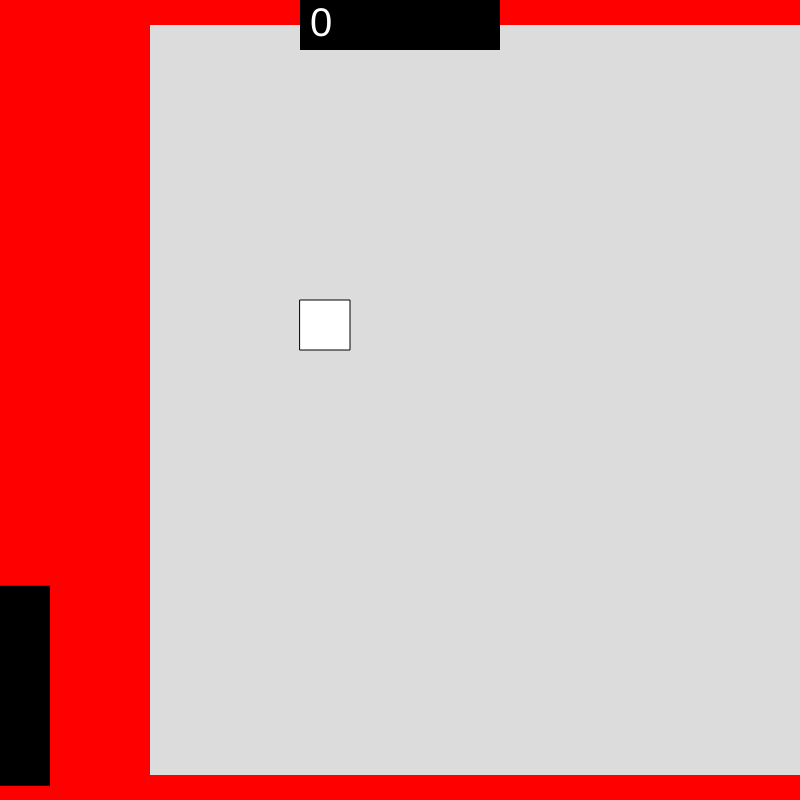
Frame 1 (no input)
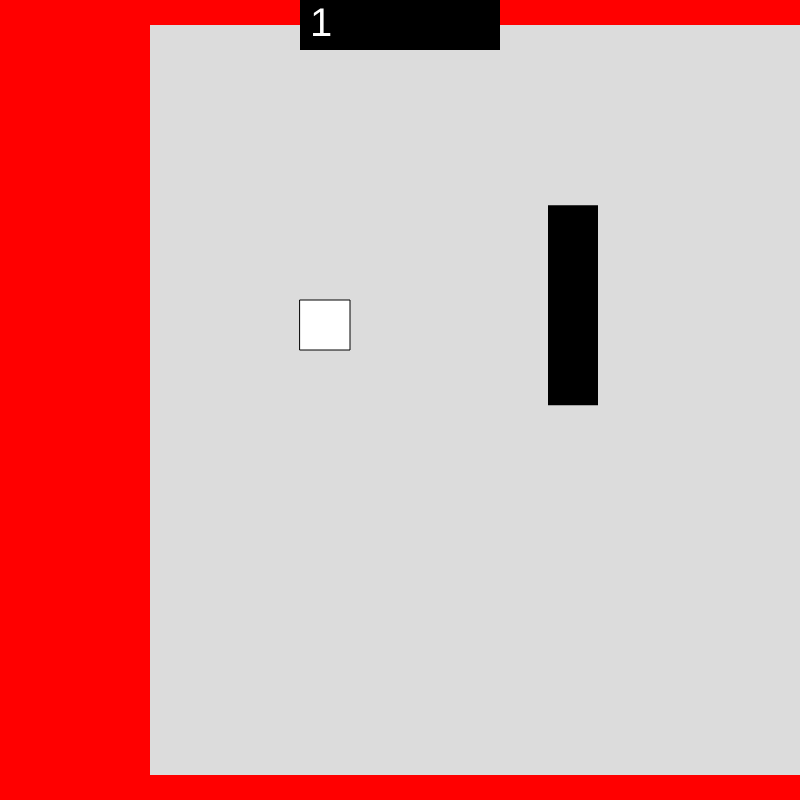
Frame 60 (no input)
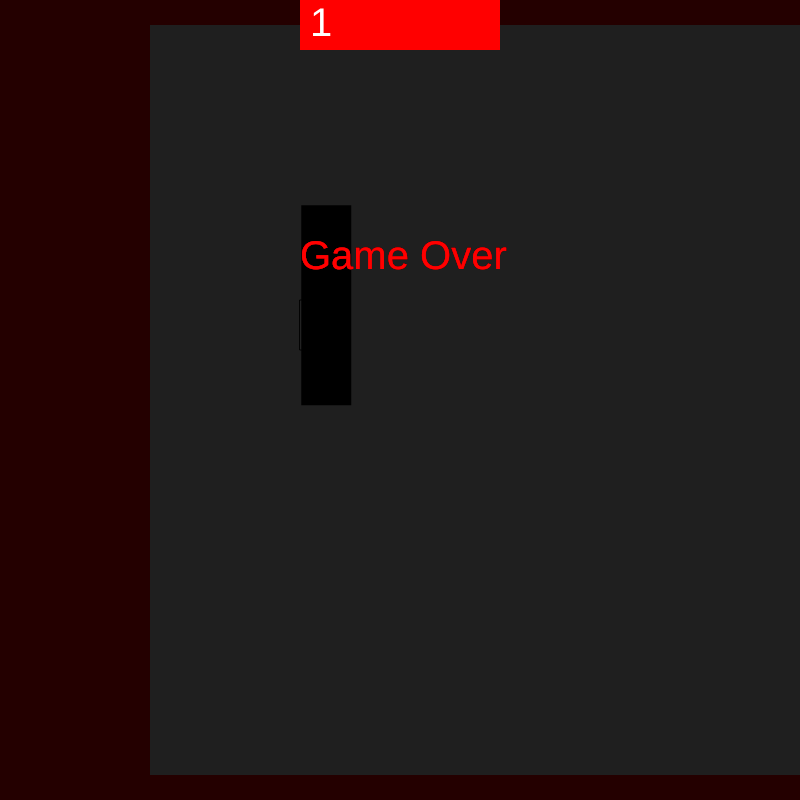
Frame 120 (the mouse pressed at the canvas centre since frame 60)

The p5.js sketch that drew these frames (run headless with seeded random() and noise() and a simulated clock; from frame 60 on, the mouse is pressed at the canvas centre):

// p5.js sketch
// ── sketch.js
let movingUp = false;
let movingDown = false;

let ypos = 300;
let pSpeed = 5;
let score = 0;
//wall y
let wY

let frame
let sec

//wall mover
let wM=0;
let wallSpeed = 5
let gameOver=false
function setup() {
  frameRate(60);
  createCanvas(800, 800);
  wY=random(50,800)
}

function draw() {
  if(ypos+75>800){
    ypos-=5
  }
  if(ypos-25<0){
    ypos+=5
  }
  if(!gameOver){
  background(220);
  stroke(2);
  fill(255);
  rect(300, ypos, 50, 50);
  fill(255, 0, 0);
  noStroke();
  rect(0, 0, 150, 800);
  rect(0,0,800,25)
  rect(0,775,800,25)
  fill(0);
  rect(300, 0, 200, 50);
  fill(255);
  textSize(40);
  text("" + score, 310, 5, 490, 49);
  fill(0)
  rect(wM,wY,50,200)
  }
  if(wM>-50){
    wM-=wallSpeed
  }else{
    wall()
  }

  // update moving character

  if (movingUp) {
    ypos -= pSpeed;
  }
  if (movingDown) {
    ypos += pSpeed;
  }
  
  if(!gameOver){
  frame+=1
  }
  
  if(frame===60&&!gameOver){
    sec+=1
    
  }
  
  if(ypos+50>wY&&ypos<wY+200&&300<wM+50&&300>=wM){
     gameOver=true
    fill(0,0,0,50)  
    rect(0,0,800,800)
    fill(255,0,0)
    noStroke()
    text("Game Over",300,269)
    rect(300, 0, 200, 50);
    fill(255);
    textSize(40);
    text("" + score, 310, 5, 490, 49);
     }
}

function keyPressed() {
  if (key == "w") {
    movingUp = true;
    
  }
  if (key == "d" || key === "s") {
    movingDown = true;
    
  }
}

function keyReleased() {
  if (key == "w") {
   
    movingUp = false;
  }
  if (key == "d" || key === "s") {
    
    movingDown = false;
  }
}
wall=function(){
  if(!gameOver){score+=1
  wallSpeed+=0.25
  wY=random(50,800)
    wM=800
    fill(0)
    rect(wM,wY,50,400)
               }
}
